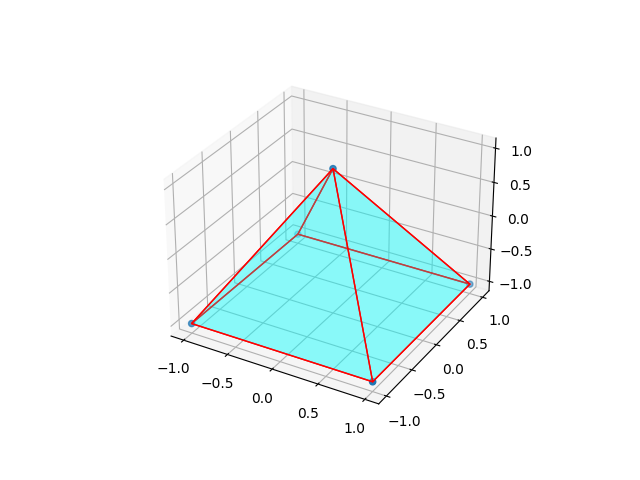

Recreate this plot in Python.
from matplotlib import pyplot as plt
from mpl_toolkits.mplot3d.art3d import Poly3DCollection, Line3DCollection
import numpy as np

fig = plt.figure()
ax = fig.add_subplot(111, projection='3d')

# vertices of a pyramid
v = np.array([[-1, -1, -1], [1, -1, -1], [1, 1, -1],  [-1, 1, -1], [0, 0, 1]])
ax.scatter3D(v[:, 0], v[:, 1], v[:, 2])

# generate list of sides' polygons of our pyramid
verts = [ [v[0],v[1],v[4]], [v[0],v[3],v[4]],
 [v[2],v[1],v[4]], [v[2],v[3],v[4]], [v[0],v[1],v[2],v[3]]]

# plot sides
ax.add_collection3d(Poly3DCollection(verts, 
 facecolors='cyan', linewidths=1, edgecolors='r', alpha=.25))

plt.show()
